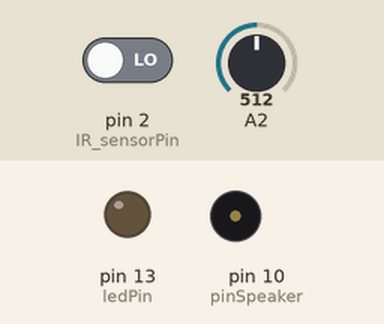
Bench run of a sketch on a simulated Arduino Uno, built with avr-gcc and run on an emulated ATmega328P. On the bench: output pins drawn as LEDs (lit = HIGH), buzzer (waves = sounding). The test bench sets the inputs (shaded band); at power-on: pin 2 (IR_sensorPin) LOW, A2 = 512. What the sketch prints to the serial monitor is not drawn.

Above: at 3.2 s.
3.3 s: pin 2 (IR_sensorPin) driven HIGH
At 7.19 s:
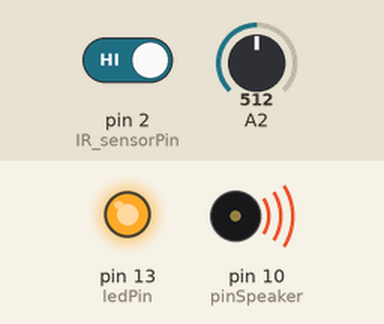
At 8.3 s:
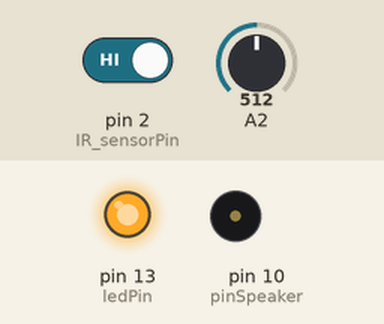
14.2 s: pin 2 (IR_sensorPin) driven LOW
At 18.8 s:
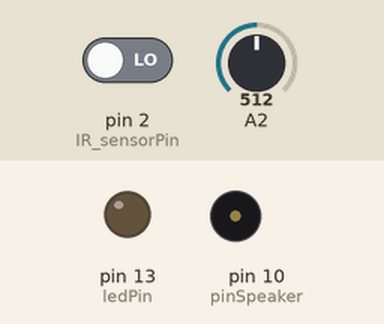
Timing chart, 0 to 20.3 s (numbered marks = the images above; inputs shaded):
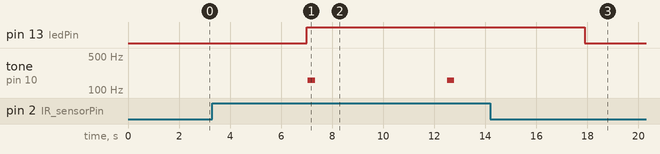

Measured:
- after the input at 3.3 s, pin 13 (ledPin): LOW → HIGH after 3.7 s; tone on pin 10 (pinSpeaker): alternates 160 Hz for 0.28 s and silent for 5.2 s, starting after 3.8 s
- after the input at 14.2 s, pin 13 (ledPin): HIGH → LOW after 3.7 s; tone on pin 10 (pinSpeaker): stops changing and stays silent

The sketch:

iot.ino
```cpp
#define IR_sensorPin 2

int IR_sensor_Value;
int ledPin = 13;            // choose the pin for the LED
int pinSpeaker = 10;        // Set up a speaker on a PWM pin (digital 9, 10, or 11)
int pirState = LOW;         // We start, assuming no motion detected
int val = 0;                // Variable for reading the pin status
String values;

void setup() {
  pinMode(ledPin, OUTPUT);      // Declare LED as output
  pinMode(IR_sensorPin, INPUT); // Declare sensor as input
  pinMode(pinSpeaker, OUTPUT);

  // Initializes the serial connection at 9600 to send sensor data to ESP8266.
  Serial.begin(9600);
  delay(2000);
}

void loop() {
  // Get sensor data and put it into the 'values' variable as a string.
  values = get_IR_sensor_Value();
  delay(1000);

  // Remove any buffered previous serial data.
  Serial.flush();
  delay(1000);

  // Send sensor data to serial (send sensor data to ESP8266).
  Serial.print(values);
  delay(2000);

  val = digitalRead(IR_sensorPin); // Read input value
  if (val == HIGH) {              // Check if the input is HIGH
    digitalWrite(ledPin, HIGH);   // Turn LED ON
    playTone(300, 160);
    delay(150);

    if (pirState == LOW) {
      // We have just turned on
      Serial.println("Motion detected!");
      // We only want to print on the output change, not state
      pirState = HIGH;
    }
  } else {
    digitalWrite(ledPin, LOW); // Turn LED OFF
    playTone(0, 0);
    delay(300);

    if (pirState == HIGH) {
      // We have just turned off
      Serial.println("Motion ended!");
      // We only want to print on the output change, not state
      pirState = LOW;
    }
  }
}

// Duration in mSecs, frequency in hertz
void playTone(long duration, int freq) {
  duration *= 1000;
  int period = (1.0 / freq) * 1000000;
  long elapsed_time = 0;
  while (elapsed_time < duration) {
    digitalWrite(pinSpeaker, HIGH);
    delayMicroseconds(period / 2);
    digitalWrite(pinSpeaker, LOW);
    delayMicroseconds(period / 2);
    elapsed_time += period;
  }
}

// Get IR sensor data
String get_IR_sensor_Value() {
  IR_sensor_Value = analogRead(IR_sensorPin);
  delay(1000);
  return String(IR_sensor_Value);
}
```
